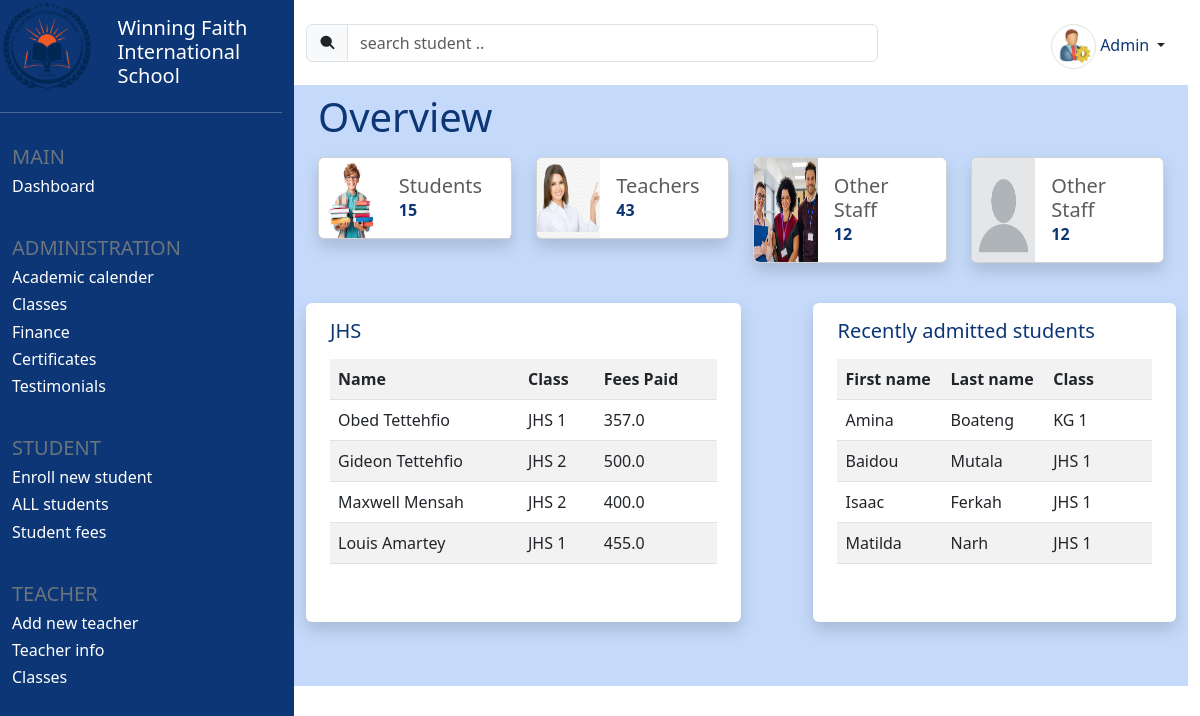
The app's page / (signed in) with its own data.
### core/models.py (models this page shows, shortened)
class Student(models.Model):
    id = models.UUIDField(primary_key=True, default=uuid.uuid4)
    fname = models.CharField(max_length=25)
    lname = models.CharField(max_length=25)
    other_names = models.CharField(max_length=100, blank=True)
    fees_paid = models.FloatField()
    date_enrolled = models.DateField(default=datetime.now)
    classroom = models.CharField(max_length=25)
    category = models.CharField(max_length=25)

### core/views.py (the view)
# urls.py: path('', views.index, name='index'),
@login_required(login_url='login')
def index(request):
    jhs_students = Student.objects.filter(category='jhs')
    context = {
        'students': students,
        'jhs_students': jhs_students,
        'student_population': len(students)
    }
    return render(request, 'index.html', context)

### templates/index.html (shortened to what this page needs)
{% load static %}
<!DOCTYPE html>
<html lang="en">
<head>
    <link rel="stylesheet" href="{% static 'styles.css' %}">
    <link rel="stylesheet" href="https://cdn.jsdelivr.net/npm/bootstrap@5.3.0-alpha1/dist/css/bootstrap.min.css">
</head>
<body>
    <div class="row" style="height: 100vh;">
        <div class="container-fluid col col-lg-3 " style="background-color: #0c3675;">
            <div class="row w-100">
                <div class="col-lg-5 logo">
                    <img src="{% static 'new-logo.png' %}" alt="" class="img-fluid" height="55">
                </div>
                <div class="col-lg-7 school-name mt-3">
                    <a href="{% url 'index' %}" class="text-decoration-none"><h5 class="text-white">Winning Faith International School</h5></a>
                </div>
            </div><hr class="text-white">
            <div class="container row">
                <div class=" mt-3 mb-3">
                    <h5 class="text-secondary">MAIN</h5>
                    <a href="{% url 'index' %}" class="text-decoration-none"><h6 class="text-white">Dashboard</h6></a>
                </div>
                <div class="mt-3 mb-3">
                    <h5 class="text-secondary">ADMINISTRATION</h5>
                    <h6 class="text-white">Academic calender</h6>
                    <a href="{% url 'classes' %}" class="text-decoration-none"><h6 class="text-white">Classes</h6></a>
                    <h6 class="text-white">Finance</h6>
                    <h6 class="text-white">Certificates</h6>
                    <h6 class="text-white">Testimonials</h6>
                </div>
                <div class="mt-3 mb-3">
                    <h5 class="text-secondary">STUDENT</h5>
                    <a href="{% url 'enroll' %}" class="text-decoration-none"><h6 class="text-white">Enroll new student</h6></a>
                    <a href="{% url 'students' %}" class="text-decoration-none"><h6 class="text-white">ALL students</h6></a>
                    <h6 class="text-white">Student fees</h6>
                </div>
                <div class="mt-3 mb-3">
                    <h5 class="text-secondary">TEACHER</h5>
                    <a href="{% url 'add_teacher' %}" class="text-decoration-none"><h6 class="text-white">Add new teacher</h6></a>
                    <a href="{% url 'teachers' %}" class="text-decoration-none"><h6 class="text-white">Teacher info</h6></a>
                    <h6 class="text-white">Classes</h6>
                </div>
            </div>
        </div>
        <div class="container-fluid col-lg-9 h-100 pt-2">
            <div class="row w-100 bg-white pt-3">
                <div class="col-lg-8">
                    <div class="input-group mb-1">
                        <span class="input-group-text">
                        </span>
                        <input type="search" class="form-control" placeholder="search student .." aria-label="Search" aria-describedby="button-addon2">
                      </div>
                </div>
                <div class="col-lg-2"></div>
                <div class="col-lg-2" style="float: inline-end;">
                    <div class="nav-item dropdown">
                        <a class="nav-link dropdown-toggle blue-text" data-bs-toggle="dropdown" href="#" role="button" aria-expanded="false">
                            <img src="{% static 'admin.webp' %}" alt="profile_img" class="img-fluid rounded-circle border" width="45" height="45">
                            <p class="d-inline blue-text ">Admin</p>
                        </a>
                    </div>
                </div>
            </div>
            {% block content %}
            <div class="container-fluid row home w-100 mt-3 pb-5">
                <h4 class="blue-text mt-2 mb-3 display-6">Overview</h4>
                <div class="col-6 col-lg-3">
                    <div class="card shadow mb-3 bg-white">
                        <div class="row g-0">
                          <div class="col-md-4">
                            <img src="{% static 'student.jpeg' %}" class="img-fluid rounded-start h-100" alt="...">
                          </div>
                          <div class="col-md-8 bg-white">
                            <div class="card-body bg-white">
                              <h5 class="text-muted m-0">Students</h5>
                              <p class="card-text blue-text fw-bold">{{student_population}} </p>
                            </div>
                          </div>
                        </div>
                    </div>
                </div>
                <div class="col-6 col-lg-3 h-auto">
                    <div class="card shadow b-3">
                        <div class="row g-0">
                          <div class="col-md-4">
                            <img src="{% static 'teacher2.png' %}" class="img-fluid rounded-start h-100" alt="...">
                          </div>
                          <div class="col-md-8">
                            <div class="card-body">
                              <h5 class="text-muted m-0">Teachers</h5>
                              <p class="card-text blue-text fw-bold">43</p>
                            </div>
                          </div>
                        </div>
                    </div>
                </div>
                <div class="col-6 col-lg-3 ">
                    <div class="card shadow mb-3">
                        <div class="row g-0">
                          <div class="col-md-4">
                            <img src="{% static 'staff.jpeg' %}" class="img-fluid rounded-start h-100" >
                          </div>
                          <div class="col-md-8">
                            <div class="card-body">
                              <h5 class="text-muted m-0">Other Staff</h5>
                              <p class="card-text blue-text fw-bold">12</p>
                            </div>
                          </div>
                        </div>
                    </div>
                </div>
                <div class="col-6 col-lg-3">
                    <div class="card shadow mb-3">
                        <div class="row g-0">
                          <div class="col-md-4">
                            <img src="{% static 'blank-profile-picture.png' %}" class="img-fluid rounded-start h-100" >
                          </div>
                          <div class="col-md-8">
                            <div class="card-body">
                              <h5 class="text-muted m-0">Other Staff</h5>
                              <p class="card-text blue-text fw-bold">12</p>
                            </div>
                          </div>
                        </div>
                    </div>
                </div>
                <div class="col-lg-6 bg-white mt-4 mb-3 rounded shadow">
                    <div class="container mb-4">
                        <h5 class="blue-text mt-3 mb-3">JHS</h5>
                        <div class="scrollable-div">
                            <table class="table table-striped">
                                <tr>
                                    <th>Name</th>
                                    <th>Class</th>
                                    <th>Fees Paid</th>
                                </tr>
                                {% for student in jhs_students %}
                                <tr>
                                    <td>{{student.fname}} {{student.lname}}</td>
                                    <td>{{student.classroom}}</td>
                                    <td>{{student.fees_paid}}</td>
                                </tr>
                                {% endfor %}
                            </table>
                        </div>
                    </div>
                </div>
                <div class="col-lg-1"></div>
                <div class="col-12 col-lg-5 bg-white mt-4 mb-3 rounded shadow pb-4">
                    <div class="container mb-4">
                        <h5 class="blue-text mt-3 mb-3">Recently admitted students</h5>
                        <div class="scrollable-div">
                            <table class="table table-striped">
                                <tr>
                                    <th>First name</th>
                                    <th>Last name</th>
                                    <th>Class</th>
                                </tr>
                                {% for student in students reversed %}
                                    <tr>
                                        <td>{{student.fname}}</td>
                                        <td>{{student.lname}}</td>
                                        <td>{{student.classroom}}</td>
                                    </tr>
                                {% endfor %}
                            </table>
                        </div>
                    </div>
                </div>
            </div>
            {% endblock content %}
        </div>
    </div>
</body>
</html>

### static/styles.css (style rules this page uses)
.blue-text { color: #0c3675; }
.home { background-color: #c5dafa; }
.card { background-color: #0c3675; }
.scrollable-div { max-height: 215px; overflow-y: auto; }

### records on screen
Student: fname "Obed", lname "Tettehfio", classroom "JHS 1", fees_paid "357.0"
Student: fname "Gideon", lname "Tettehfio", classroom "JHS 2", fees_paid "500.0"
Student: fname "Maxwell", lname "Mensah", classroom "JHS 2", fees_paid "400.0"
Student: fname "Louis", lname "Amartey", classroom "JHS 1", fees_paid "455.0"
Student: fname "Amina", lname "Boateng", classroom "KG 1"
Student: fname "Baidou", lname "Mutala", classroom "JHS 1"
Student: fname "Isaac", lname "Ferkah", classroom "JHS 1"
Student: fname "Matilda", lname "Narh", classroom "JHS 1"

### other values on screen
{{ student_population }} "15"
